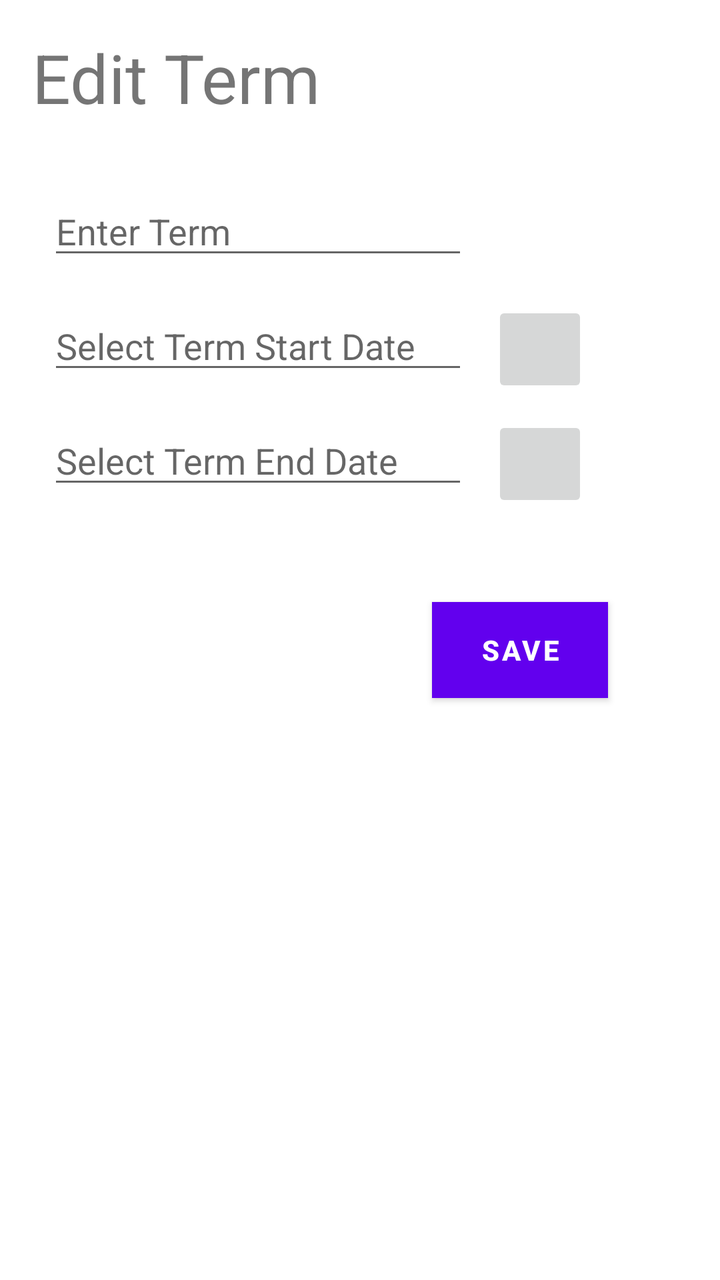
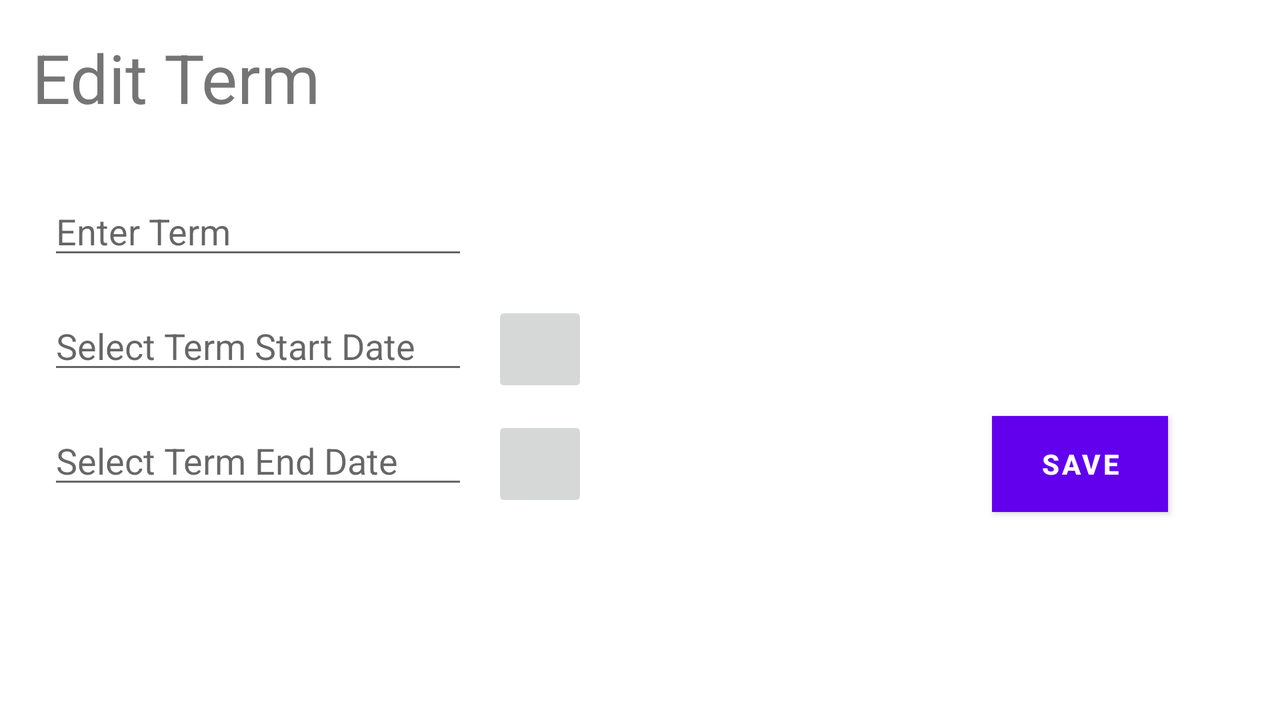

Compare how this app lays out the same screen by default and in its alternative resource folder. The renders come first, then the two layout files and the values they reference.
<!-- AndroidManifest.xml: application theme Theme.C196TermTracker -->
<!-- res/layout/activity_term_edit.xml -->
<?xml version="1.0" encoding="utf-8"?>
<androidx.constraintlayout.widget.ConstraintLayout xmlns:android="http://schemas.android.com/apk/res/android"
    xmlns:app="http://schemas.android.com/apk/res-auto"
    xmlns:tools="http://schemas.android.com/tools"
    android:id="@+id/calButton"
    android:layout_width="match_parent"
    android:layout_height="match_parent"
    tools:context=".UI.TermEdit">

    <Button
        android:id="@+id/saveClick"
        android:layout_width="wrap_content"
        android:layout_height="wrap_content"
        android:layout_marginEnd="56dp"
        android:layout_marginTop="45dp"
        android:background="#453535"
        android:onClick="saveClick"
        android:text="Save"
        android:textStyle="bold"
        app:layout_constraintEnd_toEndOf="parent"
        app:layout_constraintTop_toBottomOf="@+id/endDateButton" />

    <EditText
        android:id="@+id/editTextEndDate"
        android:layout_width="wrap_content"
        android:layout_height="wrap_content"
        android:layout_marginStart="24dp"
        android:layout_marginTop="16dp"
        android:ems="10"
        android:hint="Select Term End Date"
        android:inputType="date"
        app:layout_constraintStart_toStartOf="parent"
        app:layout_constraintTop_toBottomOf="@+id/editTextStartDate" />

    <EditText
        android:id="@+id/editTermName"
        android:layout_width="wrap_content"
        android:layout_height="wrap_content"
        android:layout_marginStart="24dp"
        android:layout_marginTop="32dp"
        android:ems="10"
        android:hint="Enter Term "
        android:inputType="textPersonName"
        app:layout_constraintStart_toStartOf="parent"
        app:layout_constraintTop_toBottomOf="@+id/textView2" />

    <EditText
        android:id="@+id/editTextStartDate"
        android:layout_width="wrap_content"
        android:layout_height="wrap_content"
        android:layout_marginStart="24dp"
        android:layout_marginTop="16dp"
        android:editable="false"
        android:ems="10"
        android:hint="Select Term Start Date"
        android:inputType="date"
        app:layout_constraintStart_toStartOf="parent"
        app:layout_constraintTop_toBottomOf="@+id/editTermName" />

    <ImageButton
        android:id="@+id/startDateButton"
        android:layout_width="48dp"
        android:layout_height="48dp"
        android:layout_marginStart="12dp"
        android:layout_marginTop="16dp"
        android:onClick="openStartDate"
        app:layout_constraintStart_toEndOf="@+id/editTextStartDate"
        app:layout_constraintTop_toBottomOf="@+id/editTermName"
        app:srcCompat="@drawable/ic_baseline_date_range_24" />

    <ImageButton
        android:id="@+id/endDateButton"
        android:layout_width="48dp"
        android:layout_height="48dp"
        android:layout_marginStart="12dp"
        android:layout_marginTop="16dp"
        android:onClick="openEndDate"
        app:layout_constraintStart_toEndOf="@+id/editTextStartDate"
        app:layout_constraintTop_toBottomOf="@+id/editTextStartDate"
        app:srcCompat="@drawable/ic_baseline_date_range_24" />

    <TextView
        android:id="@+id/textView2"
        android:layout_width="wrap_content"
        android:layout_height="wrap_content"
        android:layout_marginBottom="42dp"
        android:layout_marginStart="16dp"
        android:layout_marginTop="16dp"
        android:fontFamily="sans-serif"
        android:text="Edit Term"
        android:textSize="34sp"
        app:layout_constraintBottom_toTopOf="@+id/editTermName"
        app:layout_constraintStart_toStartOf="parent"
        app:layout_constraintTop_toTopOf="parent" />

</androidx.constraintlayout.widget.ConstraintLayout>
<!-- resources referenced by this layout -->
<resources>
  <style name="Theme.C196TermTracker" parent="Theme.MaterialComponents.DayNight.DarkActionBar">
          
          <item name="colorPrimary">@color/purple_500</item>
          <item name="colorPrimaryVariant">@color/purple_700</item>
          <item name="colorOnPrimary">@color/white</item>
          
          <item name="colorSecondary">@color/teal_200</item>
          <item name="colorSecondaryVariant">@color/teal_700</item>
          <item name="colorOnSecondary">@color/black</item>
          
          <item name="android:statusBarColor" tools:targetApi="l">?attr/colorPrimaryVariant</item>
          
      </style>
</resources>
<!-- res/layout-land/activity_term_edit.xml (the repository's variant of the layout above) -->
<!-- drawn on the phone turned sideways -->
<?xml version="1.0" encoding="utf-8"?>
<androidx.constraintlayout.widget.ConstraintLayout xmlns:android="http://schemas.android.com/apk/res/android"
    xmlns:app="http://schemas.android.com/apk/res-auto"
    xmlns:tools="http://schemas.android.com/tools"
    android:id="@+id/calButton"
    android:layout_width="match_parent"
    android:layout_height="match_parent"
    tools:context=".UI.TermEdit">

    <Button
        android:id="@+id/saveClick"
        android:layout_width="wrap_content"
        android:layout_height="wrap_content"
        android:layout_marginEnd="56dp"
        android:background="#453535"
        android:onClick="saveClick"
        android:text="Save"
        android:textStyle="bold"
        app:layout_constraintEnd_toEndOf="parent"
        app:layout_constraintTop_toTopOf="@+id/editTextEndDate" />

    <EditText
        android:id="@+id/editTextEndDate"
        android:layout_width="wrap_content"
        android:layout_height="wrap_content"
        android:layout_marginStart="24dp"
        android:layout_marginTop="16dp"
        android:ems="10"
        android:hint="Select Term End Date"
        android:inputType="date"
        app:layout_constraintStart_toStartOf="parent"
        app:layout_constraintTop_toBottomOf="@+id/editTextStartDate" />

    <EditText
        android:id="@+id/editTermName"
        android:layout_width="wrap_content"
        android:layout_height="wrap_content"
        android:layout_marginStart="24dp"
        android:layout_marginTop="32dp"
        android:ems="10"
        android:hint="Enter Term "
        android:inputType="textPersonName"
        app:layout_constraintStart_toStartOf="parent"
        app:layout_constraintTop_toBottomOf="@+id/textView2" />

    <EditText
        android:id="@+id/editTextStartDate"
        android:layout_width="wrap_content"
        android:layout_height="wrap_content"
        android:layout_marginStart="24dp"
        android:layout_marginTop="16dp"
        android:editable="false"
        android:ems="10"
        android:hint="Select Term Start Date"
        android:inputType="date"
        app:layout_constraintStart_toStartOf="parent"
        app:layout_constraintTop_toBottomOf="@+id/editTermName" />

    <ImageButton
        android:id="@+id/startDateButton"
        android:layout_width="48dp"
        android:layout_height="48dp"
        android:layout_marginStart="12dp"
        android:layout_marginTop="16dp"
        android:onClick="openStartDate"
        app:layout_constraintStart_toEndOf="@+id/editTextStartDate"
        app:layout_constraintTop_toBottomOf="@+id/editTermName"
        app:srcCompat="@drawable/ic_baseline_date_range_24" />

    <ImageButton
        android:id="@+id/endDateButton"
        android:layout_width="48dp"
        android:layout_height="48dp"
        android:layout_marginStart="12dp"
        android:layout_marginTop="16dp"
        android:onClick="openEndDate"
        app:layout_constraintStart_toEndOf="@+id/editTextStartDate"
        app:layout_constraintTop_toBottomOf="@+id/editTextStartDate"
        app:srcCompat="@drawable/ic_baseline_date_range_24" />

    <TextView
        android:id="@+id/textView2"
        android:layout_width="wrap_content"
        android:layout_height="wrap_content"
        android:layout_marginBottom="42dp"
        android:layout_marginStart="16dp"
        android:layout_marginTop="16dp"
        android:fontFamily="sans-serif"
        android:text="Edit Term"
        android:textSize="34sp"
        app:layout_constraintBottom_toTopOf="@+id/editTermName"
        app:layout_constraintStart_toStartOf="parent"
        app:layout_constraintTop_toTopOf="parent" />

</androidx.constraintlayout.widget.ConstraintLayout>
